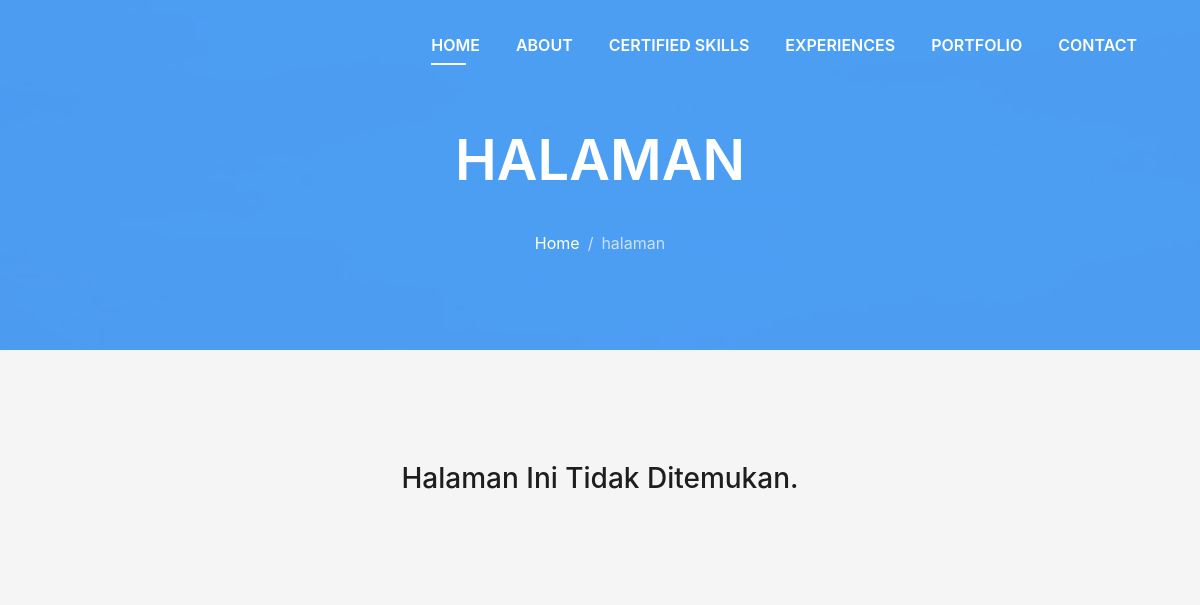
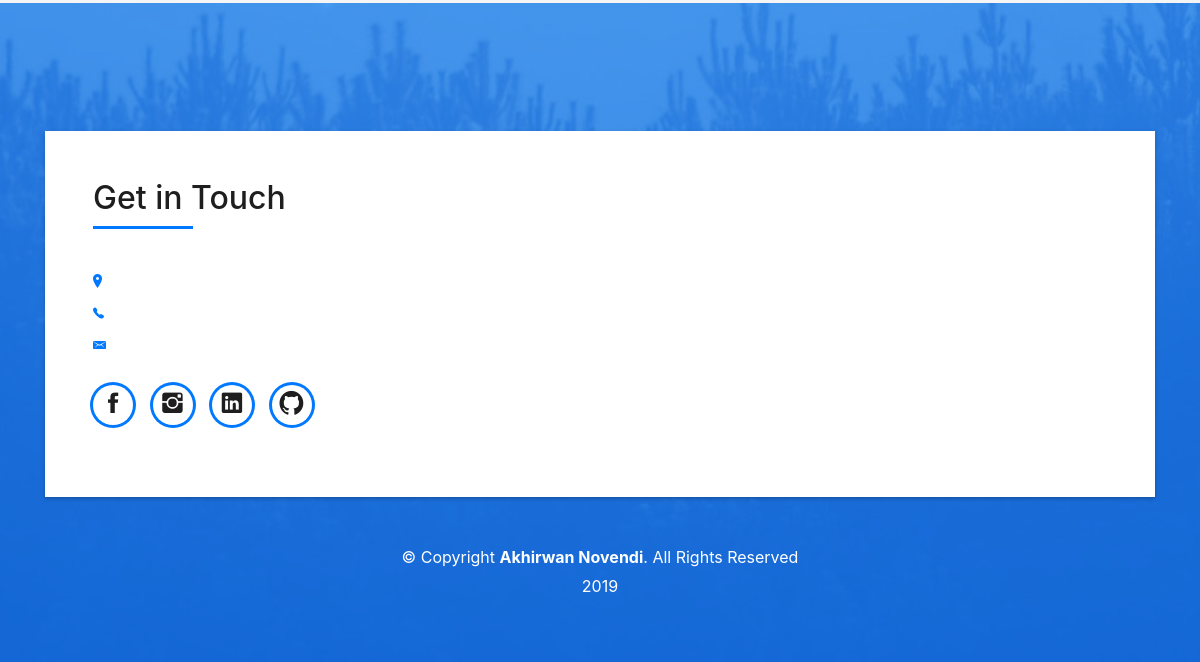
The app's page /page/about-akhirwan, older data (2 pictures, top to bottom).
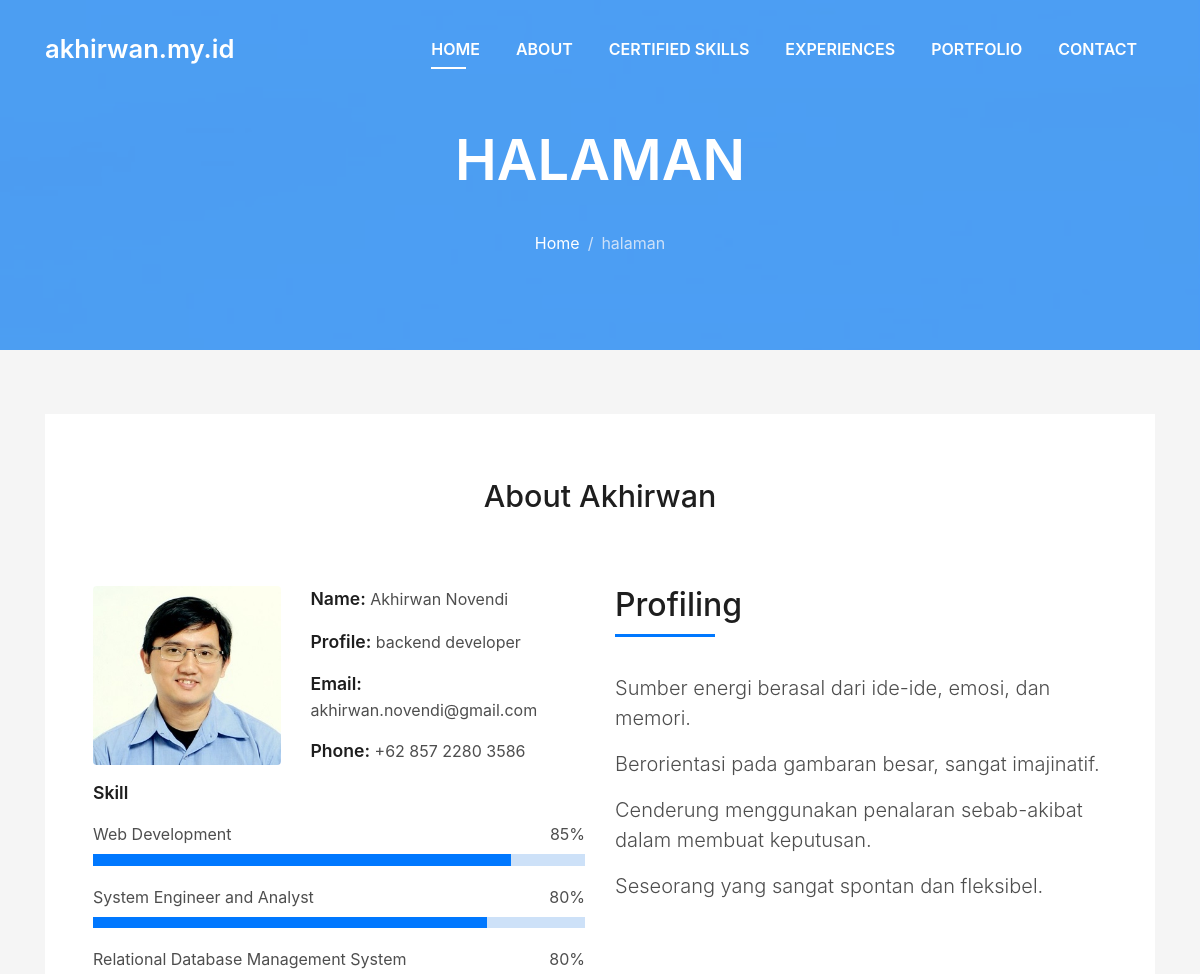
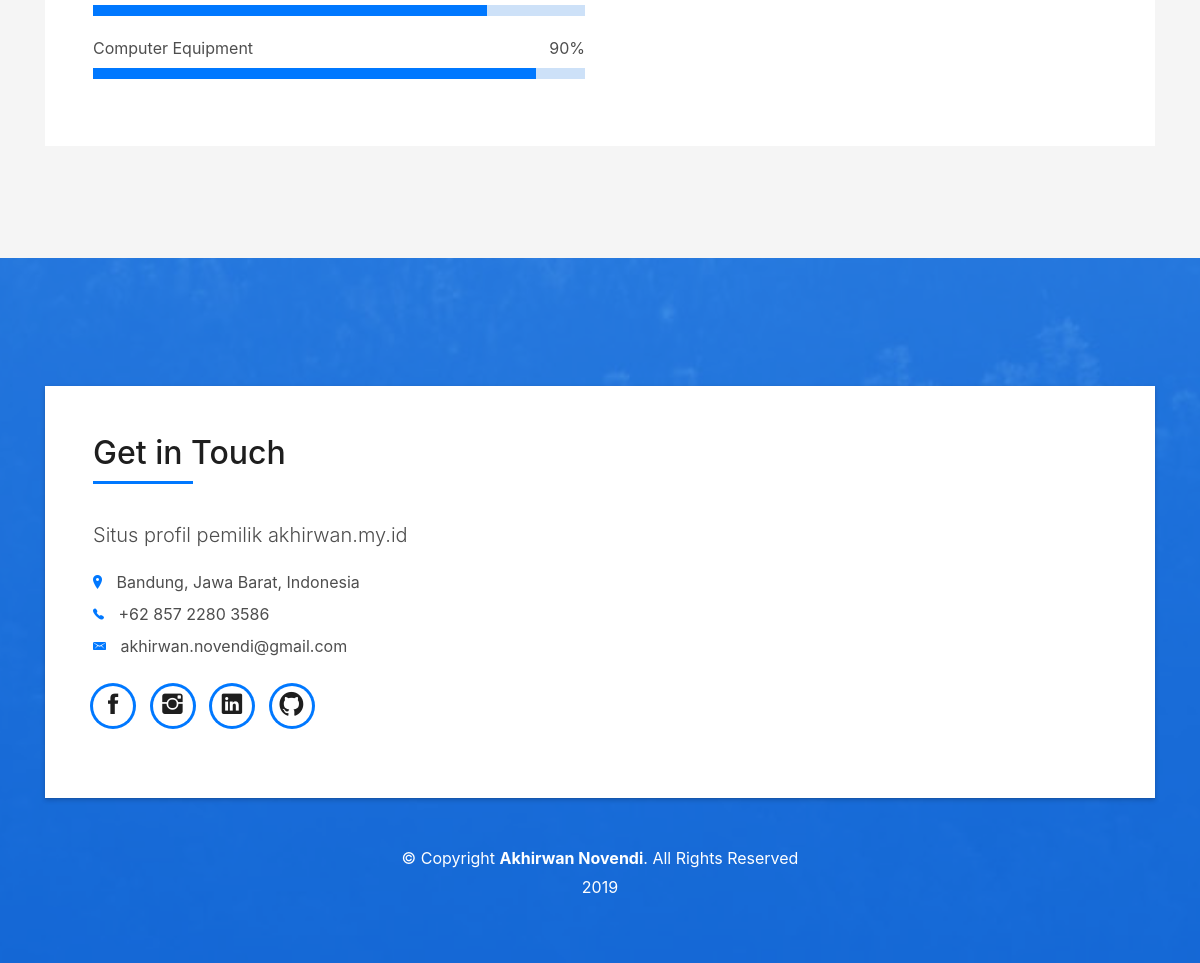
The same page, newer data (2 pictures, top to bottom).
### tables this page shows
CREATE TABLE `config` (
  `url` varchar(255) NOT NULL,
  `name` varchar(255) NOT NULL,
  `description` text NOT NULL,
  `logo` varchar(255) NOT NULL,
  `phone` varchar(50) NOT NULL,
  `email` varchar(50) NOT NULL,
  `address` varchar(255) NOT NULL,
  `link_fb` varchar(255) NOT NULL,
  `link_li` varchar(255) NOT NULL,
  `link_ig` varchar(255) NOT NULL,
  `link_github` varchar(255) NOT NULL
);

CREATE TABLE `pages` (
  `page_id` int(11) NOT NULL,
  `page_title` varchar(255) NOT NULL,
  `page_slug` varchar(255) NOT NULL,
  `page_content` longtext NOT NULL
);

### application/controllers/Front.php (called while the page is built, shortened)
<?php
class Front extends CI_Controller {
	function __construct(){
		$this->load->model('M_data');
	}
	public function page($slug) {
		$where = array('page_slug' => $slug);
		$data['hal'] = $this->M_data->edit_data($where,'pages')->result();
		$data['config'] = $this->M_data->get_data('config')->row();
		$data['meta_keyword'] = $data['config']->name;
		$data['meta_description'] = $data['config']->description;
		$this->load->view('front/templates/header',$data);
		$this->load->view('front/pages/viewpage',$data);
		$this->load->view('front/templates/footer',$data);
	}
}

### index.php (called while the page is built, shortened)
<?php
require_once BASEPATH.'core/CodeIgniter.php';

### application/models/M_data.php (called while the page is built, shortened)
<?php
class M_data extends CI_Model{
	function get_data($table){
		return $this->db->get($table);
	}
	function edit_data($where,$table){
		return $this->db->get_where($table,$where);
	}
}
?>

### application/views/front/pages/viewpage.php (the view, shortened to what the changed rows need)
<div class="intro intro-single route bg-image" style="background-image: url(assets/front/img/overlay-bg.jpg)">
	<div class="intro-content display-table">
		<div class="table-cell">
			<div class="container">
				<h2 class="intro-title mb-4">Halaman</h2>
			</div>
		</div>
	</div>
</div>
<section class="blog-wrapper sect-pt4" id="blog">
	<div class="container">
		<div class="row">
			<div class="col-md-12">
				<?php if(count($hal) == 0){ ?>
				<center>
					<h3 class="mt-5 mb-5">Halaman Ini Tidak Ditemukan.</h3>
				</center>
				<?php } ?>
				<?php foreach($hal as $a){ ?>
				<div class="post-box">
					<div class="post-meta">
						<center>
							<h1 class="article-title"><?php echo $a->page_title ?></h1>
						</center>
						<br/>
						<br/>
					</div>
					<div class="article-content">
						<?php echo $a->page_content ?>
					</div>
				</div>
				<?php } ?>
			</div>
		</div>
	</div>
</section>

### application/views/front/templates/header.php (shortened to what the changed rows need)
<!DOCTYPE html>
<html lang="en">
<head>
  <link href="<?php echo base_url(); ?>assets/front/lib/bootstrap/css/bootstrap.min.css" rel="stylesheet">
  <link href="<?php echo base_url(); ?>assets/front/lib/font-awesome/css/font-awesome.min.css" rel="stylesheet">
  <link href="<?php echo base_url(); ?>assets/front/lib/animate/animate.min.css" rel="stylesheet">
  <link href="<?php echo base_url(); ?>assets/front/lib/ionicons/css/ionicons.min.css" rel="stylesheet">
  <link href="<?php echo base_url(); ?>assets/front/lib/owlcarousel/assets/owl.carousel.min.css" rel="stylesheet">
  <link href="<?php echo base_url(); ?>assets/front/lib/lightbox/css/lightbox.min.css" rel="stylesheet">
  <link href="<?php echo base_url(); ?>assets/front/css/style.css" rel="stylesheet">
</head>
<body id="page-top">
  <nav class="navbar navbar-b navbar-trans navbar-expand-md fixed-top" id="mainNav">
    <div class="container">
      <a class="navbar-brand js-scroll" href="#page-top"><?php echo $config->url ?></a>
      <div class="navbar-collapse collapse justify-content-end" id="navbarDefault">
        <ul class="navbar-nav">
        </ul>
      </div>
    </div>
  </nav>

### application/views/front/templates/footer.php (shortened to what the changed rows need)
  <section class="paralax-mf footer-paralax bg-image sect-mt4 route" style="background-image: url(assets/front/img/overlay-bg.jpg)">
    <div class="container">
      <div class="row">
        <div class="col-sm-12">
          <div class="contact-mf">
            <div id="contact" class="box-shadow-full">
              <div class="row">
                <div class="col-md-12">
                  <div class="more-info">
                    <p class="lead">
                      <?php echo $config->description ?>
                    </p>
                    <ul class="list-ico">
                      <li><span class="ion-ios-location"></span> <?php echo $config->address ?></li>
                      <li><span class="ion-ios-telephone"></span> <?php echo $config->phone ?></li>
                      <li><span class="ion-email"></span> <?php echo $config->email ?></li>
                    </ul>
                  </div>
                </div>
              </div>
            </div>
          </div>
        </div>
      </div>
    </div>
</section>
</body>
</html>

Row changes from the older to the newer data that the page shows:
added config: url "akhirwan.my.id", description "Situs profil pemilik akhirwan.my.id", address "Bandung, Jawa Barat, Indonesia", phone "+62 857 2280 3586", email "akhirwan.novendi@gmail.com"
added pages: page_title "About Akhirwan", page_content (picture), page_content "Name: Akhirwan Novendi Profile: backend developer Email: akhirwan.novendi@gmail.com Phone: +62 857 2280 3586 Skill Web Development 85% System Engineer and Analyst 80% Relational Database Management System 80% Computer Equipment 90% Profiling Sumber energi berasal dari ide-ide, emosi, dan memori. Berorientasi pada gambaran besar, sangat imajinatif. Cenderung menggunakan penalaran sebab-akibat dalam membuat keputusan. Seseorang yang sangat spontan dan fleksibel."
Text that changed along with them:
text no longer shown: "Halaman Ini Tidak Ditemukan."
